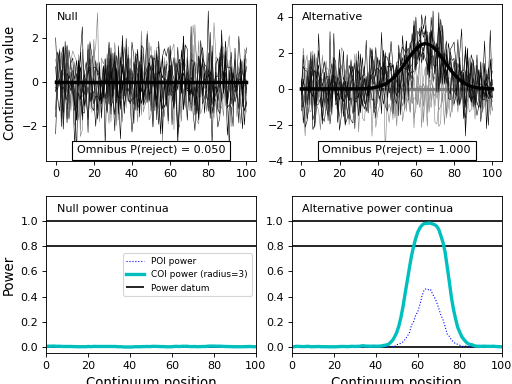

Python code for this plot:
import numpy as np
import power1d

#(0) Create geometry and noise models:
JA,JB,Q   = 5, 7, 101
baseline  = power1d.geom.Null(Q=Q)
signal0   = power1d.geom.Null(Q=Q)
signal1   = power1d.geom.GaussianPulse(Q=101, q=65, amp=2.5, sigma=10)
noise     = power1d.noise.Gaussian(J=5, Q=101, sigma=1)

#(1) Create data sample models:
modelA0   = power1d.models.DataSample(baseline, signal0, noise, J=JA) #null A
modelB0   = power1d.models.DataSample(baseline, signal0, noise, J=JB) #null N
modelA1   = power1d.models.DataSample(baseline, signal0, noise, J=JA) #alternative A
modelB1   = power1d.models.DataSample(baseline, signal1, noise, J=JB) #alternative B

#(2) Create experiment models:
teststat  = power1d.stats.t_2sample_fn(JA, JB)
expmodel0 = power1d.models.Experiment([modelA0, modelB0], teststat) #null
expmodel1 = power1d.models.Experiment([modelA1, modelB1], teststat) #alternative

#(3) Simulate experiments:
np.random.seed(0)
sim       = power1d.ExperimentSimulator(expmodel0, expmodel1)
results   = sim.simulate(1000, progress_bar=True)
results.plot()
